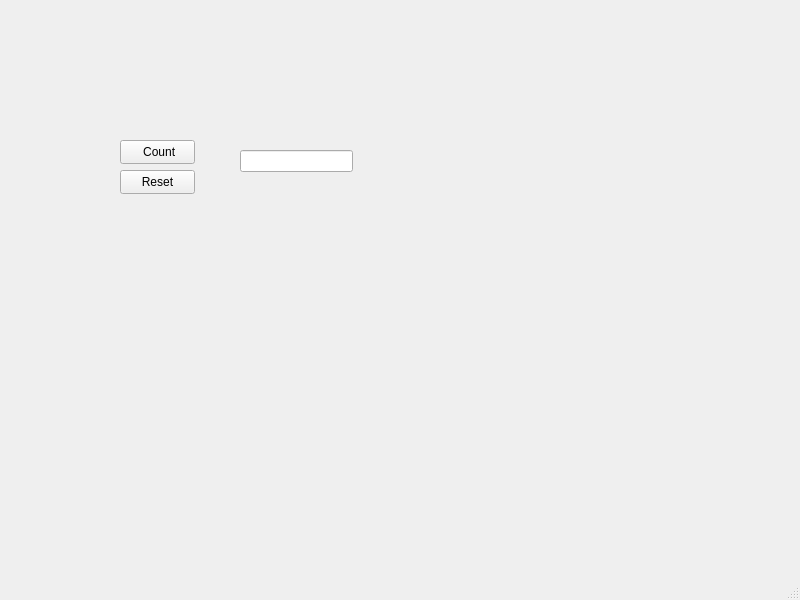
<?xml version="1.0" encoding="UTF-8"?>
<ui version="4.0">
 <class>MainWindow</class>
 <widget class="QMainWindow" name="MainWindow">
  <property name="geometry">
   <rect>
    <x>0</x>
    <y>0</y>
    <width>800</width>
    <height>600</height>
   </rect>
  </property>
  <property name="windowTitle">
   <string>MainWindow</string>
  </property>
  <widget class="QWidget" name="centralwidget">
   <widget class="QPushButton" name="countNappi">
    <property name="geometry">
     <rect>
      <x>120</x>
      <y>140</y>
      <width>75</width>
      <height>24</height>
     </rect>
    </property>
    <property name="text">
     <string> Count</string>
    </property>
   </widget>
   <widget class="QPushButton" name="resetNappi">
    <property name="geometry">
     <rect>
      <x>120</x>
      <y>170</y>
      <width>75</width>
      <height>24</height>
     </rect>
    </property>
    <property name="text">
     <string>Reset</string>
    </property>
   </widget>
   <widget class="QLineEdit" name="ikkuna">
    <property name="geometry">
     <rect>
      <x>240</x>
      <y>150</y>
      <width>113</width>
      <height>22</height>
     </rect>
    </property>
   </widget>
  </widget>
  <widget class="QMenuBar" name="menubar">
   <property name="geometry">
    <rect>
     <x>0</x>
     <y>0</y>
     <width>800</width>
     <height>22</height>
    </rect>
   </property>
  </widget>
  <widget class="QStatusBar" name="statusbar"/>
 </widget>
 <resources/>
 <connections/>
</ui>
